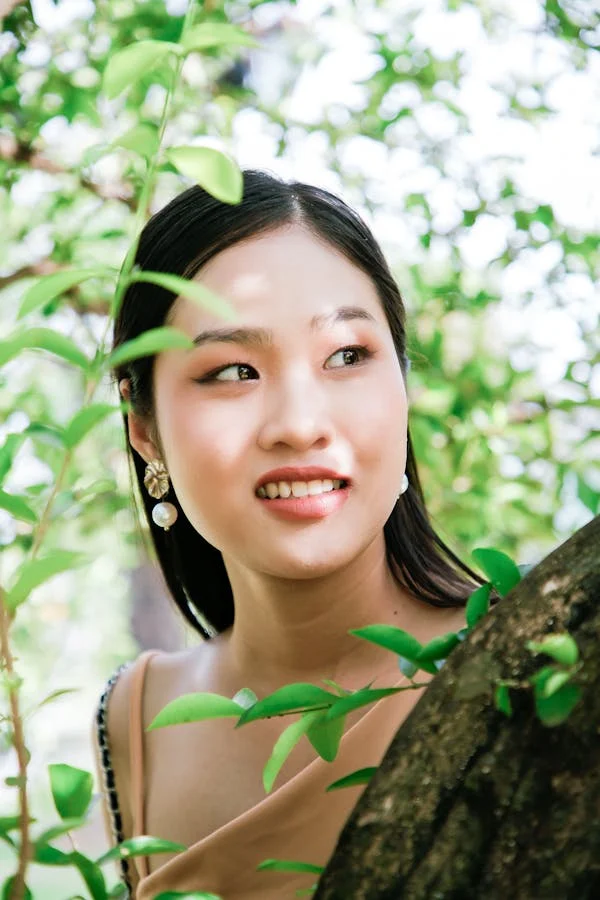
#> input picture sample2.png, 600 x 900 px
$ python cartoon_rendering.py
#> lines starting #> are read from the running program, lines starting #| are printed output that depends on the picture; after the words box and inside, x2 and y2 are one past the last pixel; in counts of white or black regions, pixels touching at a corner belong together
import cv2
import numpy as np


def cartoonize_image(img_path):
    # 이미지 읽기
#> called with img_path = 'sample2.png'
    img = cv2.imread(img_path)
#> img is the input picture: shape (900, 600, 3); mean B, G, R 134.2, 163.4, 159.1
    # img = cv2.resize(img, (600, 600))

    # 스무딩을 위한 블러 처리
    img_gray = cv2.cvtColor(img, cv2.COLOR_BGR2GRAY)
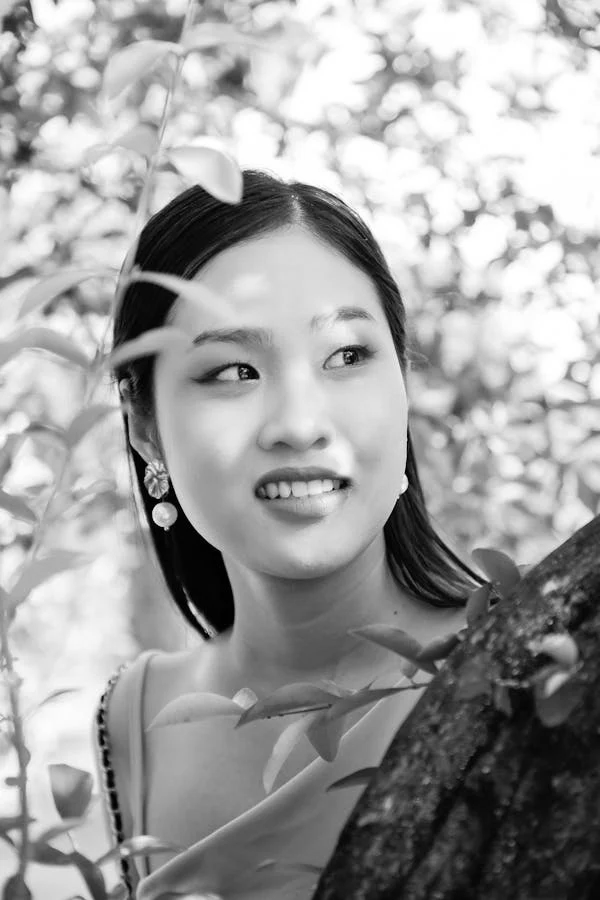
#> img_gray: shape (900, 600); min 0, max 255, mean 158.8
    img_blur = cv2.medianBlur(img_gray, 7)

    # 엣지 검출
    edges = cv2.adaptiveThreshold(img_blur, 255, cv2.ADAPTIVE_THRESH_MEAN_C, cv2.THRESH_BINARY, 9, 9)
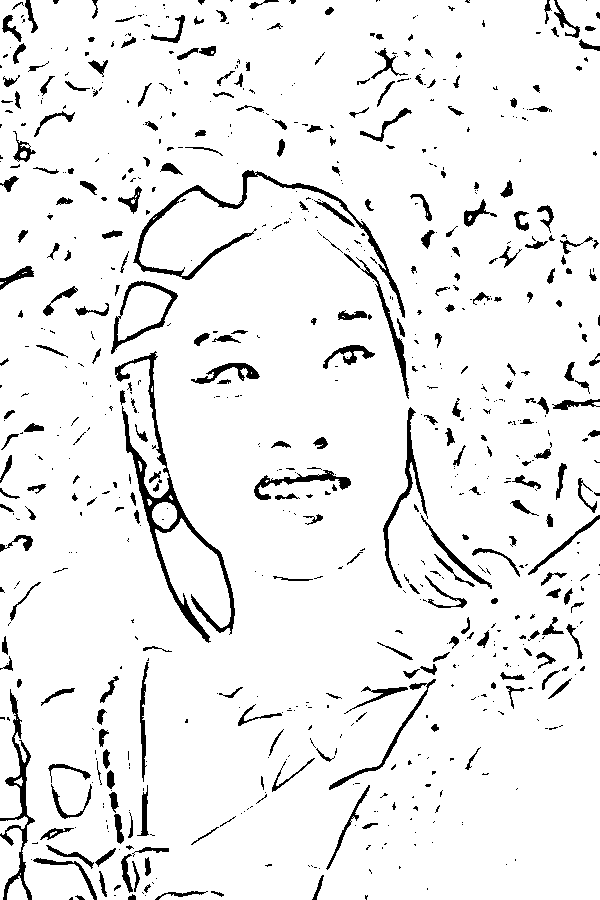
#> edges: shape (900, 600); 93.2% white; 751 black regions (476 under 20 px), largest, box (x1, y1, x2, y2) and area: (115, 351, 235, 643) 3498, (133, 170, 405, 318) 2372, (0, 689, 35, 900) 1472

    # 색상 축소 (bilateral filtering 사용)
    color = cv2.bilateralFilter(img, 9, 300, 300)

    # 엣지와 색상을 결합하여 만화 효과 적용
    cartoon = cv2.bitwise_and(color, color, mask=edges)
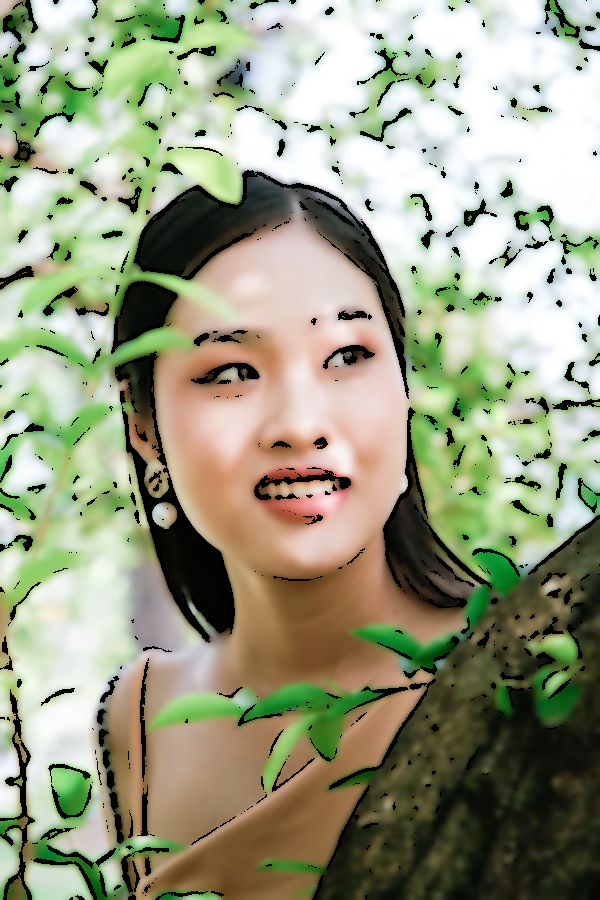
#> cartoon: shape (900, 600, 3); mean B, G, R 129.1, 155.5, 152.3

    return cartoon


# 테스트 코드
if __name__ == "__main__":
    img_code = "2"
    img_path = f"sample{img_code}.png"  # 변환할 이미지 경로
    cartoon_img = cartoonize_image(img_path)

    # 결과 출력
    cv2.imshow("Cartoonized Image", cartoon_img)
    cv2.imwrite(f"sample{img_code}_cartooned.png", cartoon_img)
    cv2.waitKey(0)
    cv2.destroyAllWindows()
